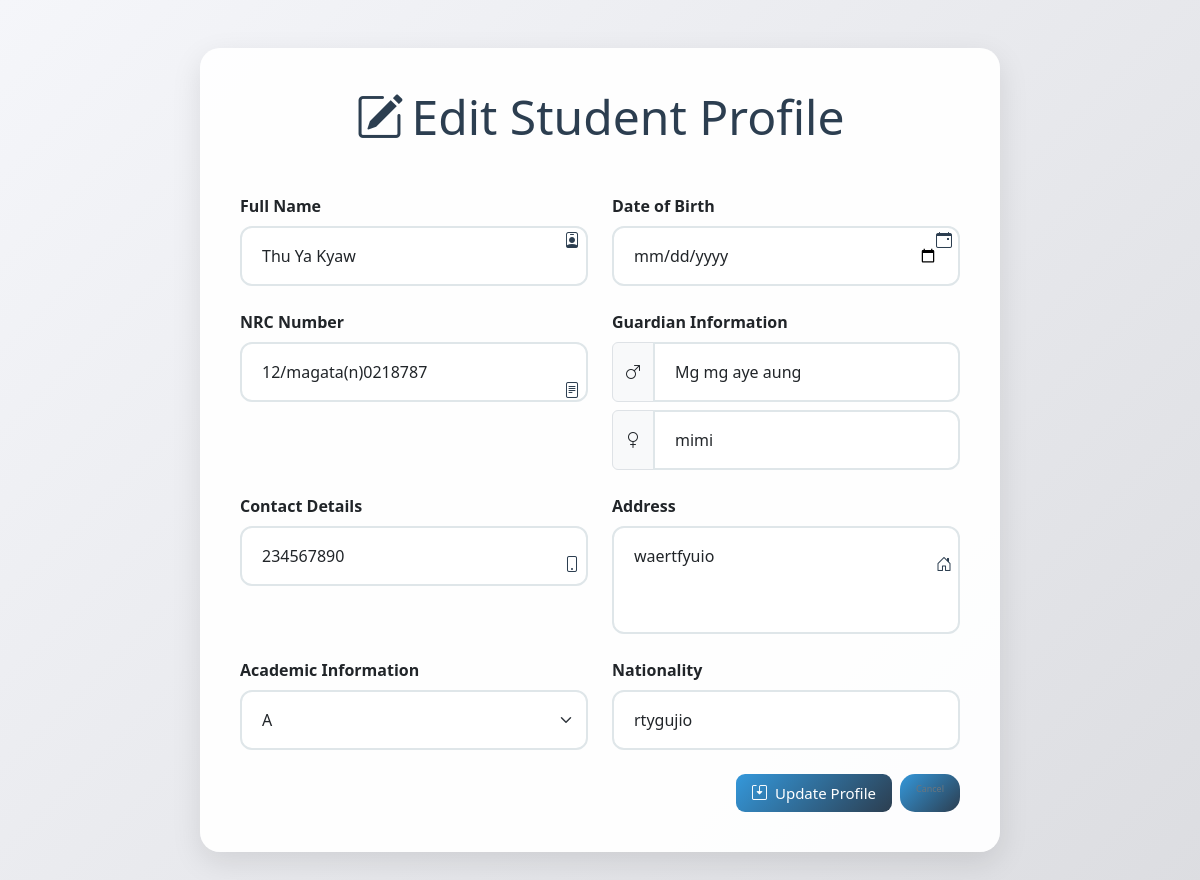
The app's page /management/students/edit/1/ with its own data.
### student_app/models.py (models this page shows, shortened)
class Student(models.Model):
    name = models.CharField(max_length=100)
    dob = models.DateField()  # Date of Birth
    nrc = models.CharField(max_length=50, unique=True)  # National Registration Card number (assuming it's unique)
    father_name = models.CharField(max_length=100)
    mother_name = models.CharField(max_length=100)
    phone = models.CharField(max_length=15)  # Phone number
    address = models.TextField()  # Long address details
    grade = models.CharField(max_length=10)  # Grade (A, B, etc.)
    country = models.CharField(max_length=100)
    class Meta:
        verbose_name = "Student"
        verbose_name_plural = "Students"

### student_app/views.py (the view, shortened to what this page needs)
# urls.py: path('students/edit/<int:student_id>/', views.edit_student, name='edit_student'),
def edit_student(request, student_id):
    student = get_object_or_404(Student, id=student_id)
    return render(request, 'student/edit_student.html', {'student': student})  # Show the student data in form

### templates/student/edit_student.html (shortened to what this page needs)
<!DOCTYPE html>
<html lang="en">
<head>
  <link href="https://cdn.jsdelivr.net/npm/bootstrap@5.3.2/dist/css/bootstrap.min.css" rel="stylesheet">
  <link rel="stylesheet" href="https://cdn.jsdelivr.net/npm/bootstrap-icons@1.11.3/font/bootstrap-icons.min.css">
</head>
<body style="background: linear-gradient(135deg, #f5f6fa 0%, #dcdde1 100%); min-height: 100vh;">
  <div class="form-container">
    <h2 class="display-5 text-center mb-5" style="color: var(--primary-color);">
      <i class="bi bi-pencil-square me-2"></i>Edit Student Profile
    </h2>
    <form method="POST" class="needs-validation" novalidate>
      <div class="row gx-4 gy-3 mb-4">
        <div class="col-md-6 position-relative">
          <label class="form-label fw-bold mb-2">Full Name</label>
          <input type="text" name="name" id="name"
                 class="form-control form-control-custom"
                 value="{{ student.name }}" required>
          <i class="bi bi-person-badge input-icon"></i>
        </div>
        <div class="col-md-6 position-relative">
          <label class="form-label fw-bold mb-2">Date of Birth</label>
          <input type="date" name="dob" id="dob"
                 class="form-control form-control-custom"
                 value="{{ student.dob }}" required>
          <i class="bi bi-calendar-event input-icon"></i>
        </div>
      </div>
      <div class="row gx-4 gy-3 mb-4">
        <div class="col-md-6 position-relative">
          <label class="form-label fw-bold mb-2">NRC Number</label>
          <input type="text" name="nrc" id="nrc"
                 class="form-control form-control-custom"
                 value="{{ student.nrc }}"
                 pattern="\d{1,2}\/[A-Za-z]+\([A-Za-z]\)\d{6}" required>
          <i class="bi bi-file-text input-icon"></i>
        </div>
        <div class="col-md-6 position-relative">
          <label class="form-label fw-bold mb-2">Guardian Information</label>
          <div class="input-group">
            <span class="input-group-text"><i class="bi bi-gender-male"></i></span>
            <input type="text" name="father_name" id="father_name"
                   class="form-control form-control-custom"
                   value="{{ student.father_name }}" required>
          </div>
          <div class="input-group mt-2">
            <span class="input-group-text"><i class="bi bi-gender-female"></i></span>
            <input type="text" name="mother_name" id="mother_name"
                   class="form-control form-control-custom"
                   value="{{ student.mother_name }}" required>
          </div>
        </div>
      </div>
      <div class="row gx-4 gy-3 mb-4">
        <div class="col-md-6 position-relative">
          <label class="form-label fw-bold mb-2">Contact Details</label>
          <input type="tel" name="phone" id="phone"
                 class="form-control form-control-custom"
                 value="{{ student.phone }}"
                  required>
          <i class="bi bi-phone input-icon"></i>
        </div>
        <div class="col-md-6 position-relative">
          <label class="form-label fw-bold mb-2">Address</label>
          <textarea name="address" id="address"
                    class="form-control form-control-custom"
                    rows="3" style="resize: none;" required>{{ student.address }}</textarea>
          <i class="bi bi-house-door input-icon"></i>
        </div>
      </div>
      <div class="row gx-4 gy-3 mb-4">
        <div class="col-md-6 position-relative">
          <label class="form-label fw-bold mb-2">Academic Information</label>
          <select class="form-select form-control-custom" name="grade" required>
            <option value="{{ student.grade }}" selected>{{ student.grade }}</option>
          </select>
        </div>
        <div class="col-md-6 position-relative">
          <label class="form-label fw-bold mb-2">Nationality</label>
          <input list="countries" name="country" id="country"
                 class="form-control form-control-custom"
                 value="{{ student.country }}" required>
        </div>
      </div>
      <div class="d-grid gap-2 d-md-flex justify-content-md-end mt-4">
        <button type="submit" class="btn btn-lg text-white"
        style="background: linear-gradient(135deg, var(--secondary-color) 0%, var(--primary-color) 100%);
               border: none;border-radius: 9px; font-size: 15px;">
          <i class="bi bi-save2 me-2"></i>Update Profile
        </button>
        <a href="{% url 'student_list' %}" class="btn btn-lg btn-outline-secondary"
        style="background: linear-gradient(135deg, var(--secondary-color) 0%, var(--primary-color) 100%);
               border: none; font-size: 9px; border-radius: 15px;">
          Cancel
        </a>
      </div>
    </form>
  </div>
</body>
</html>

### templates/student/edit_student.html (style rules this page uses)
:root { --primary-color: #2c3e50; --secondary-color: #3498db; --accent-color: #e74c3c; }
.form-container { background: rgba(255, 255, 255, 0.95); border-radius: 20px; box-shadow: 0 10px 30px rgba(0,0,0,0.1); padding: 2.5rem; margin: 3rem auto; max-width: 800px; }
.form-control-custom { border: 2px solid #dfe6e9; border-radius: 12px; padding: 1rem 1.25rem; transition: all 0.3s ease; }
.input-icon { position: absolute; right: 20px; top: 50%; transform: translateY(-50%); color: var(--primary-color); }

### records on screen
Student: name "Thu Ya Kyaw", nrc "12/magata(n)0218787", father_name "Mg mg aye aung", mother_name "mimi", phone "234567890", address "waertfyuio", grade "A", country "rtygujio"
